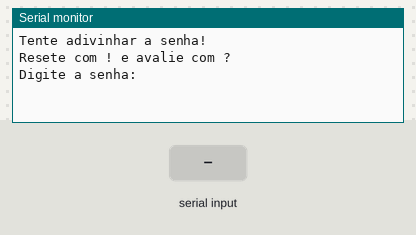
Bench run of a sketch on a simulated Arduino Uno, built with avr-gcc and run on an emulated ATmega328P. Parts: the last lines printed to the serial monitor. Inputs (shaded band) come from the test bench.

Above: at 1.2 s.
1.3 s: "!" received over Serial
At 2.1 s:
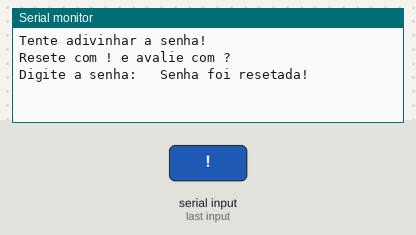
2.8 s: "?" received over Serial
At 3.2 s:
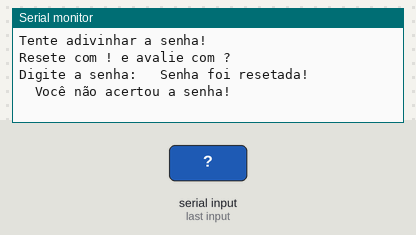
4.3 s: "1" received over Serial
At 5.5 s:
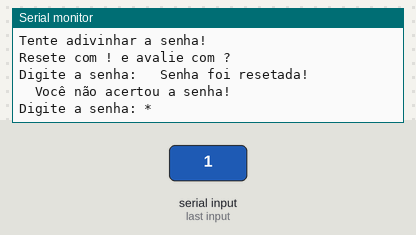
5.8 s: "0" received over Serial
At 6.7 s:
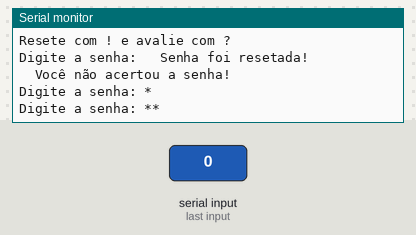
7.3 s: "2" received over Serial
At 7.9 s:
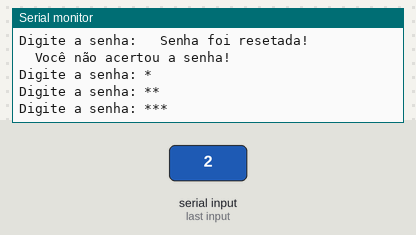
8.8 s: "1" received over Serial
At 10.2 s:
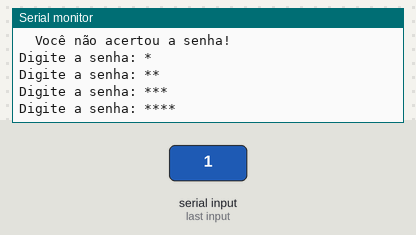

The sketch:

exemplo_Teclado_matricial__membrana_4x4_.ino
```cpp
/**************************************************************************
 *                 Placa de desenvolvimento Arduino Uno                   *
 *                           Teclado Matricial 4x4                        *
 * Fonte: http://blogmasterwalkershop.com.br/                             *
 * Adaptação : Epaminondas Souza Lage                                     *
 **************************************************************************/

#include <Password.h> // Inclui a biblioteca para manipulação de senhas

Password password = Password("1234"); // Define a senha correta como "1234"

byte currentLength = 0; // Variável que armazena o tamanho atual da entrada

void setup(){
  Serial.begin(9600); // Inicializa a comunicação serial
  Serial.println("Tente adivinhar a senha!"); // Exibe a mensagem de boas-vindas
  Serial.println("Resete com ! e avalie com ?"); // Instruções para resetar ou verificar a senha
  Serial.print("Digite a senha: "); // Solicita a entrada da senha
}

void loop(){
  if (Serial.available()){ // Verifica se há dados disponíveis na serial
    char input = Serial.read(); // Lê o caractere digitado
    switch (input){
      case '!': // Reseta a senha digitada
        password.reset(); // Reseta o estado atual da senha
        currentLength = 0; // Reseta o comprimento da entrada
        Serial.println("\tSenha foi resetada!"); // Notifica que a senha foi resetada
      break;

      case '?': // Avalia a senha digitada
        if (password.evaluate()){ // Verifica se a senha digitada é a correta
          Serial.println("\tVocê acertou a senha!"); // Notifica sucesso
        } else {
          Serial.println("\tVocê não acertou a senha!"); // Notifica falha
        }
      break;

      default: // Adiciona o caractere digitado à senha, caso não seja '!' nem '?'
        password.append(input); // Adiciona o caractere à senha atual
        currentLength++; // Incrementa o comprimento da entrada

        // Exibe feedback visual com asteriscos para cada caractere digitado
        Serial.print("Digite a senha: ");
        for (byte i = 0; i < currentLength; i++){
          Serial.print('*'); // Exibe um asterisco para cada caractere
        }
        Serial.println(); // Quebra de linha para a próxima entrada
    }
  }
}
```

Measured:
- after the input at 1.3 s, the serial monitor: prints a new line at once (image 1)
- after the input at 2.8 s, the serial monitor: prints a new line at once (image 2)
- after the input at 4.3 s, the serial monitor: prints a new line at once (image 3)
- after the input at 5.8 s, the serial monitor: prints a new line at once (image 4)
- after the input at 7.3 s, the serial monitor: prints a new line at once (image 5)
- after the input at 8.8 s, the serial monitor: prints a new line at once (image 6)
